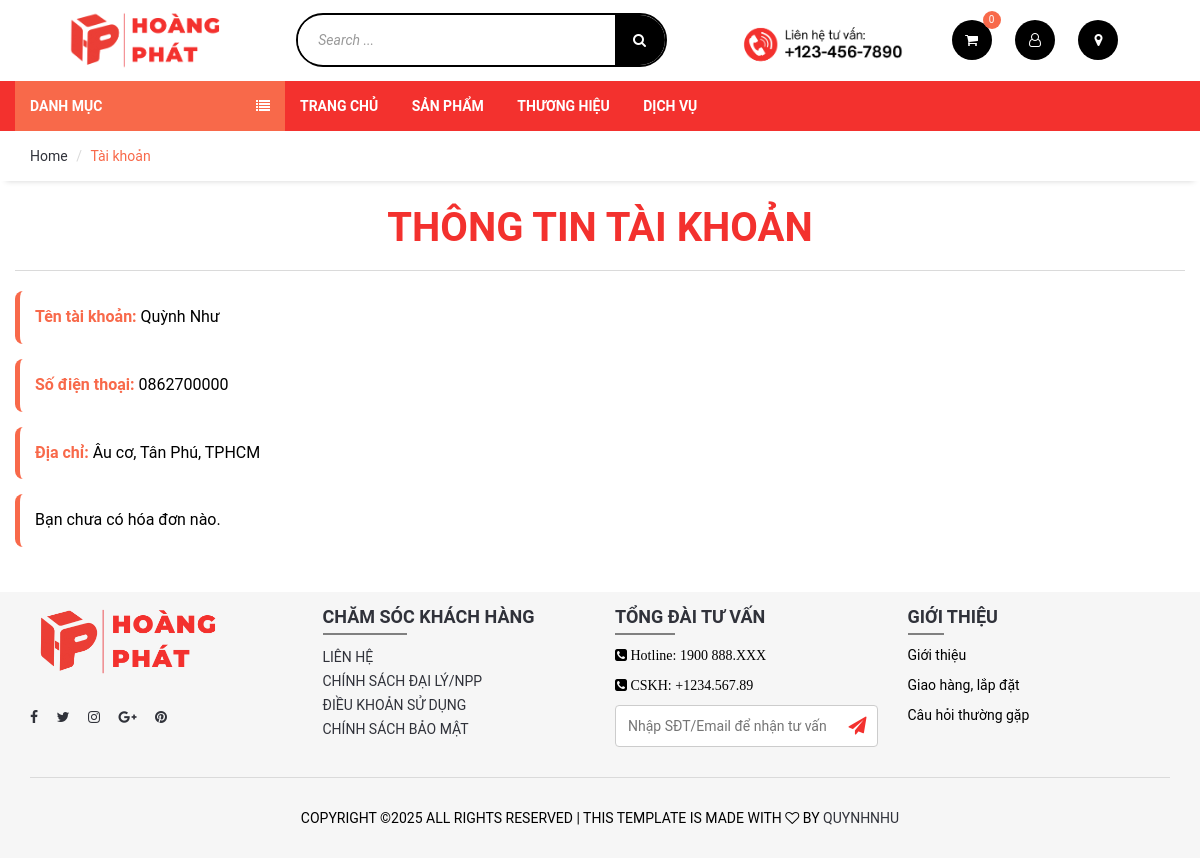
Page /check-invoice-user.php (signed in) on the committed database.
### tables this page shows
CREATE TABLE `usr` (
  `Email` varchar(255) NOT NULL,
  `Passwd` varchar(40) NOT NULL,
  `UsrName` varchar(255) NOT NULL,
  `PhoneNo` varchar(12) NOT NULL,
  `Address` varchar(255) NOT NULL,
  `Blocked` tinyint(1) NOT NULL,
  `Authentication` varchar(20) NOT NULL,
  `Verified` tinyint(1) NOT NULL DEFAULT 0,
  `VerifyCode` varchar(100) NOT NULL
);

### DataProvider.php (called while the page is built, shortened)
<?php
class DataProvider
{
	public static function executeQuery($sql)
	{
		require ('connectiondata.inc');
		if (!($connection = mysqli_connect($hostName,$username,$password,$databaseName)))
			die ("couldn't connect to localhost");
		mysqli_set_charset($connection, "utf8");
		$result = mysqli_query($connection, $sql);
		return $result;
	}
}
?>

### check-invoice-user.php (the view, shortened to what this page needs)
<!DOCTYPE html>
<html lang="vi">
<head>
	<link type="text/css" rel="stylesheet" href="css/bootstrap.min.css" />
	<link type="text/css" rel="stylesheet" href="css/slick.css" />
	<link type="text/css" rel="stylesheet" href="css/slick-theme.css" />
	<link type="text/css" rel="stylesheet" href="css/nouislider.min.css" />
	<link rel="stylesheet" href="css/font-awesome.min.css">
	<link type="text/css" rel="stylesheet" href="css/style.css" />
	<link type="text/css" rel="stylesheet" href="css/extrastyle.css">
	    <link type="text/css" rel="stylesheet" href="css/bonus.css" />
</head>
<body>
	<?php include('php/header.php'); ?>
	<div id="navigation">
		<div class="container">
			<div id="responsive-nav">
			<div class="category-nav show-on-click">
				<?php include('php/category-nav.php'); ?>
			</div>
				<?php include('php/menu-nav.php'); ?>
			</div>
		</div>
	</div>
	<div id="breadcrumb">
		<div class="container">
			<ul class="breadcrumb">
				<li><a href="index.php">Home</a></li>
				<li class="active">Tài khoản</li>
			</ul>
		</div>
	</div>
	<div class="section">
		<div class="container user">
			<div class="row">
				<?php
					if($_SESSION['isLogin']==0)
					{
				?>
				<p>Bạn chưa đăng nhập, nhấp vào <a href='signin.php'>ĐÂY</a> để đăng nhập hoặc tạo tài khoản mới</p>
				<?php
					}
					else
					{
				?>
                    <?php
                            $email = $_SESSION['username'];
                            $sqlUser = "SELECT * FROM usr WHERE Email = '$email'";
                            $resultUser = DataProvider::executeQuery($sqlUser);
                            $user = mysqli_fetch_assoc($resultUser);
                            $userName = $user['UsrName'];
                            $phoneNo = $user['PhoneNo'];
                            $address = $user['Address'];
							echo '<div class="section-title">
							<h2 class="title">Thông tin tài khoản</h2>
							</div>';
							echo "<p><strong>Tên tài khoản: </strong>" . $userName . "</p>";
                            echo "<p><strong>Số điện thoại: </strong>" . $phoneNo . "</p>";
                            echo "<p><strong>Địa chỉ: </strong>" . $address . "</p>";
                            $sql = "SELECT * FROM invoice WHERE Email = '$email' ORDER BY DateInvoice ";
                            $result = DataProvider::executeQuery($sql);
                            if (mysqli_num_rows($result) > 0) {
                                echo '<div class="section-title">
									<h2 class="title"> DANH SÁCH HÓA ĐƠN CỦA BẠN</h2>
									</div>';
                                echo "<table class='table'>
                                        <thead>
                                            <tr>
                                                <th>Ngày mua hàng</th>
                                                <th>Tổng tiền</th>
                                                <th>Chi tiết</th>
												<th>Tình trạng đơn hàng</th>
												<th>Khiếu nại</th>
                                            </tr>
                                        </thead>
                                        <tbody>";
                                while ($row = mysqli_fetch_assoc($result)) {
									$invoiceID = $row['InvoiceID'];
									$sqlComplaint = "SELECT * FROM complaint WHERE InvoiceID = $invoiceID";
									$resultComplaint = DataProvider::executeQuery($sqlComplaint);
									if (mysqli_num_rows($resultComplaint) > 0) {
										$complaint = mysqli_fetch_assoc($resultComplaint);
										$complaintID = $complaint['ComplaintID'];
										$status = $complaint['Status'];
										$adminReply = $complaint['AdminReply'];
										$defaultReply = "Kính gửi Quý khách, Cảm ơn quý khách đã liên hệ với chúng tôi. Chúng tôi rất tiếc khi nghe về sự bất tiện mà quý khách gặp phải. Chúng tôi đang tiến hành kiểm tra vấn đề của quý khách và sẽ sớm phản hồi lại với giải pháp thích hợp. Chúng tôi cam kết sẽ nỗ lực hết mình để khắc phục sự cố và mang lại trải nghiệm tốt nhất cho quý khách. Nếu quý khách có thêm bất kỳ câu hỏi hay yêu cầu nào, xin đừng ngần ngại liên hệ lại với chúng tôi. Xin chân thành cảm ơn quý khách đã thông cảm và kiên nhẫn. Trân trọng.";
										if ($status == 0 && ($adminReply == $defaultReply || empty($adminReply))) {
											$title = addslashes($complaint['Title']);
											$desc = addslashes($complaint['Description']);
											$reply = addslashes($complaint['AdminReply']);
											$statusVal = $complaint['Status'];
											$defaultReply = "Kính gửi Quý khách, Cảm ơn quý khách đã liên hệ với chúng tôi. Chúng tôi rất tiếc khi nghe về sự bất tiện mà quý khách gặp phải. Chúng tôi đang tiến hành kiểm tra vấn đề của quý khách và sẽ sớm phản hồi lại với giải pháp thích hợp. Chúng tôi cam kết sẽ nỗ lực hết mình để khắc phục sự cố và mang lại trải nghiệm tốt nhất cho quý khách. Nếu quý khách có thêm bất kỳ câu hỏi hay yêu cầu nào, xin đừng ngần ngại liên hệ lại với chúng tôi. Xin chân thành cảm ơn quý khách đã thông cảm và kiên nhẫn. Trân trọng.";
											if (empty($reply) || $reply == $defaultReply) {
												$reply = $defaultReply;
											}
											$complaintLink = "<a href='javascript:void(0)' onclick=\"openComplaintDetail('$title', '$desc', '$statusVal', '$reply')\">"
											. ($statusVal == 0 ? "Chờ phản hồi từ Admin nhé 💁" : "Admin đã phản hồi 💬")
											. "</a>";
										} elseif ($status == 1 && $adminReply != $defaultReply) {
											$title = addslashes($complaint['Title']);
											$desc = addslashes($complaint['Description']);
											$reply = addslashes($complaint['AdminReply']);
											$statusVal = $complaint['Status'];
											$complaintLink = "<a href='javascript:void(0)' onclick=\"openComplaintDetail('$title', '$desc', '$statusVal', '$reply')\">Admin đã phản hồi 💬</a>";
										}
									} else {
										$complaintLink = "<a href='javascript:void(0)' onclick='openModal(" . $invoiceID . ")'>😱 Khiếu nại về đơn hàng 😱</a>";
									}
                                    $status = $row['Status'];
									$cancelBtn = "";
									if ($status == "Chờ xác nhận" || $status == "Đã tiếp nhận") {
										$cancelBtn = " / <a href='php/cancel-invoice.php?invoiceID=" . $invoiceID . "' class='btn btn-danger btn-sm cancel-btn' onclick=\"return confirm('Bạn có chắc chắn muốn hủy đơn hàng này?');\">Hủy đơn</a>";
									}
									echo "<tr>
										<td>" . $row['DateInvoice'] . "</td>
										<td>" . $row['Total'] . " VNĐ</td>
										<td><a href='invoice-details.php?invoiceID=" . $row['InvoiceID'] . "'>Xem chi tiết 👈</a></td>
										<td>" . $status . $cancelBtn . "</td>
										<td>" . $complaintLink . "</td>
									</tr>";
                                }
                                echo "</tbody></table>";
                            } else {
                                echo "<p>Bạn chưa có hóa đơn nào.</p>";
                            }
                    ?>
				<?php
					}
				?>
			</div>
		</div>
	</div>
	<footer id="footer" class="section section-grey">
			<div class="container">
				<div class="row">
					<div class="col-md-3 col-sm-6 col-xs-6">
						<div class="footer">
							<div class="footer-logo">
								<a class="logo" href="#">
						<img src="./images/logo.png" alt="">
					</a>
							</div>
							<ul class="footer-social">
								<li><a href="#"><i class="fa fa-facebook"></i></a></li>
								<li><a href="#"><i class="fa fa-twitter"></i></a></li>
								<li><a href="#"><i class="fa fa-instagram"></i></a></li>
								<li><a href="#"><i class="fa fa-google-plus"></i></a></li>
								<li><a href="#"><i class="fa fa-pinterest"></i></a></li>
							</ul>
						</div>
					</div>
					<div class="col-md-3 col-sm-6 col-xs-6">
						<div class="footer">
							<h3 class="footer-header">Chăm Sóc Khách Hàng</h3>
							<?php include('php/footer.php'); ?>
						</div>
					</div>
					<div class="col-md-3 col-sm-6 col-xs-6">
						<div class="footer">
							<h3 class="footer-header">TỔNG ĐÀI TƯ VẤN</h3>
							<p><i class="fa fa-phone-square"> Hotline: 1900 888.XXX</i></p>
							<p><i class="fa fa-phone-square"> CSKH: +1234.567.89</i></p>
							<form action="#" method="post" class="consult-form">
								<div class="input-wrapper">
									<input type="text" name="contactInfo" placeholder="Nhập SĐT/Email để nhận tư vấn" class="consult-input" required>
									<button type="submit" class="send-icon-btn"><i class="fa fa-paper-plane"></i></button>
								</div>
							</form>
						</div>
					</div>
					<div class="col-md-3 col-sm-6 col-xs-6">
						<div class="footer">
							<h3 class="footer-header">Giới thiệu</h3>
							<p>Giới thiệu</p>
							<p>Giao hàng, lắp đặt</p>
							<p>Câu hỏi thường gặp</p>
						</div>
					</div>
				</div>
				<hr>
				<div class="row">
					<div class="col-md-8 col-md-offset-2 text-center">
						<div class="footer-copyright">
							Copyright &copy;<script>document.write(new Date().getFullYear());</script> All rights reserved | This template is made with <i class="fa fa-heart-o" aria-hidden="true"></i> by <a href="" target="_blank">QUYNHNHU</a>
						</div>
					</div>
				</div>
			</div>
		</footer>
</body>
</html>

### css/style.css (style rules this page uses)
body { font-family: 'Encode Sans Semi Condensed', sans-serif; font-family: 'Encode Sans Expanded', sans-serif; color: black; overflow-x: hidden; background-color: white; }
h1, h2, h3, h4, h5, h6 { color: #30323A; margin: 0 0 10px; font-weight: 700; }
a { color: #30323A; -webkit-transition: 0.3s color; transition: 0.3s color; }
strong { color: #30323A; }
ul, ol { margin: 0; padding: 0; list-style: none }
hr { margin-top: 15px; margin-bottom: 15px; border-color: #DADADA; }
.section { padding-bottom: 30px; }
.section-grey { background-color: #f6f6f6; margin: 0px; }
.section-title { position: relative; text-align: center; margin: 20px 0; padding: 10px; border-bottom: 1px solid #DADADA; }
.section-title { position: relative; margin-bottom: 15px; margin-top: 15px; }
.section-title .title { display: inline-block; text-transform: uppercase; color: #F3312E; font-size: 40px; font-weight: bold; }
#breadcrumb { -webkit-box-shadow: 0px 6px 6px -6px rgba(0, 0, 0, 0.175); box-shadow: 0px 6px 6px -6px rgba(0, 0, 0, 0.175); }
.breadcrumb { background-color: transparent; border: none; border-radius: 0px; padding: 15px 0px; margin: 0; }
.breadcrumb>.active { color: #F8694A; }
.breadcrumb>li+li:before { color: #DADADA; }
#navigation .container { position: block; background-color: #F3312E; width: 100%; }
.category-nav { float: left; width: 270px; }
@media only screen and (max-width: 1300px) { .logo { width: auto; height: auto; } }
.footer { margin: 15px 0px; }
.footer .footer-header { font-size: 18px; text-transform: uppercase; }
.footer .footer-header { position: relative; font-size: 18px; text-transform: uppercase; display: inline-block; padding-bottom: 8px; }
.footer .footer-header::after { content: ''; position: absolute; left: 0; bottom: 0; width: 40%; height: 2px; background-color: gray; }
.footer-logo { margin-bottom: 30px; }
.footer-logo .logo { display: inline-block; }
.footer-logo .logo>img { width: 100%; max-height: 70px; }
.footer-social>li { display: inline-block; margin-right: 15px; margin-bottom: 6px; }
.footer-social>li:last-child { margin-right: 0px; }
.footer-copyright { margin-top: 15px; text-transform: uppercase; font-size: 14px; }
html, body { font-family: "Roboto", sans-serif; margin: 0; padding: 0; height: 100%; scroll-snap-type: y mandatory; overflow-y: scroll; scroll-behavior:smooth; }
.section-title { font-size: 28px; color: #d3181b; font-weight: bold; margin-bottom: 20px; text-transform: uppercase; }
.input-wrapper { position: relative; width: 100%; max-width: 350px; }
.consult-input { width: 100%; padding: 10px 40px 10px 12px; border: 1px solid #ccc; border-radius: 4px; box-sizing: border-box; }
.send-icon-btn { position: absolute; right: 5px; top: 50%; transform: translateY(-50%); background: none; border: none; color: #F3312E; cursor: pointer; font-size: 18px; }

### css/bonus.css (style rules this page uses)
.user p { font-size: 16px; margin: 15px 0; padding: 15px; background-color: #ffffff; border-left: 5px solid #F8694A; border-radius: 8px; transition: all 0.3s ease; }
strong { color: #F8694A; font-weight: bold; }

### rows in the picture
usr: UsrName "Quỳnh Như", PhoneNo "0862700000", Address "Âu cơ, Tân Phú, TPHCM"

### other values in the picture
$Count "0"
